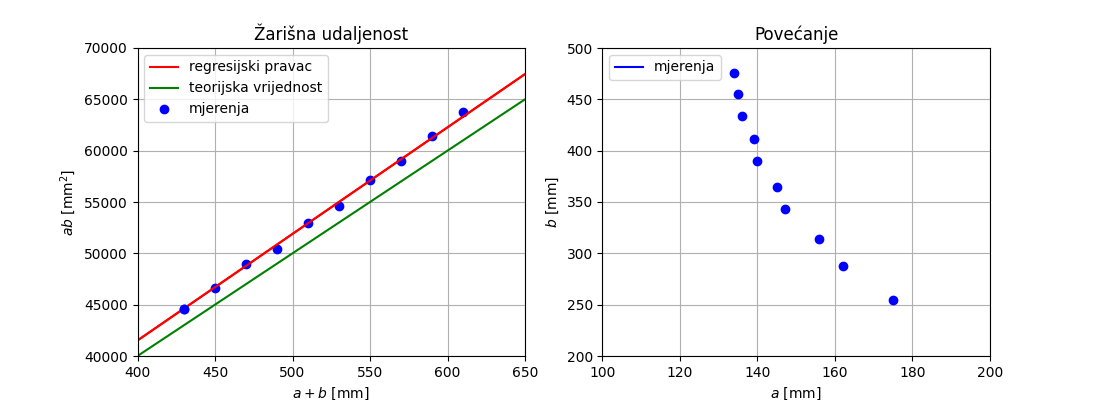

This figure's Python source:
from turtle import color
import matplotlib.pyplot as plt
import numpy as np
import math

fig, axes = plt.subplots(1, 2, figsize=(11, 4))

# # Data for plotting
xl = np.arange(0, 70000, 10)
yl = 103.7837377*xl
y_teorija = 100*xl
# (phi, moment) mjerenja
x1, y1 = (430, 44625)
x2, y2 = (450, 46656)
x3, y3 = (470, 48984)
x4, y4 = (490, 50421)
x5, y5 = (510, 52925)
x6, y6 = (530, 54600)
x7, y7 = (550, 57129)
x8, y8 = (570, 59024)
x9, y9 = (590, 61425)
x99, y99 = (610, 63784)
axes[0].plot(xl, yl, color='red')
axes[0].plot(x1, y1, 'bo')
axes[0].plot(x2, y2, 'bo')
axes[0].plot(x3, y3, 'bo')
axes[0].plot(x4, y4, 'bo')
axes[0].plot(x5, y5, 'bo')
axes[0].plot(x6, y6, 'bo')
axes[0].plot(x7, y7, 'bo')
axes[0].plot(x8, y8, 'bo')
axes[0].plot(x9, y9, 'bo')
axes[0].plot(x99, y99, 'bo')


axes[0].set(xlabel='$a+b$ [mm]', ylabel='$ab$ [mm$^2$]')
axes[0].grid()
axes[0].set_title('Žarišna udaljenost')

# ax = plt.gca()
axes[0].set_xlim([400, 650])
axes[0].set_ylim([40000, 70000])

axes[0].plot(xl, yl, "-r", label="regresijski pravac")
axes[0].plot(xl, y_teorija, "-g", label="teorijska vrijednost")
axes[0].plot(x1, y1, "bo", label="mjerenja")
axes[0].legend(loc='upper left')


# # Data for plotting
xd = np.arange(0, 500, 2)
# (phi, moment) mjerenja
x10, y10 = (175, 255)
x11, y11 = (162, 288)
x12, y12 = (156, 314)
x13, y13 = (147, 343)
x14, y14 = (145, 365)
x15, y15 = (140, 390)
x16, y16 = (139, 411)
x17, y17 = (136, 434)
x18, y18 = (135, 455)
x188, y188 = (134, 476)
axes[1].plot(x10, y10, 'bo')
axes[1].plot(x11, y11, 'bo')
axes[1].plot(x12, y12, 'bo')
axes[1].plot(x13, y13, 'bo')
axes[1].plot(x14, y14, 'bo')
axes[1].plot(x15, y15, 'bo')
axes[1].plot(x16, y16, 'bo')
axes[1].plot(x17, y17, 'bo')
axes[1].plot(x18, y18, 'bo')
axes[1].plot(x188, y188, 'bo')


axes[1].set(xlabel='$a$ [mm]', ylabel='$b$ [mm]')
axes[1].grid()
axes[1].set_title('Povećanje')

# ax = plt.gca()
axes[1].set_xlim([100, 200])
axes[1].set_ylim([200, 500])

axes[1].plot(x11, y11, "-b", label="mjerenja")
axes[1].legend(loc='upper left')

fig.savefig("vj2_k100.png")

plt.show()